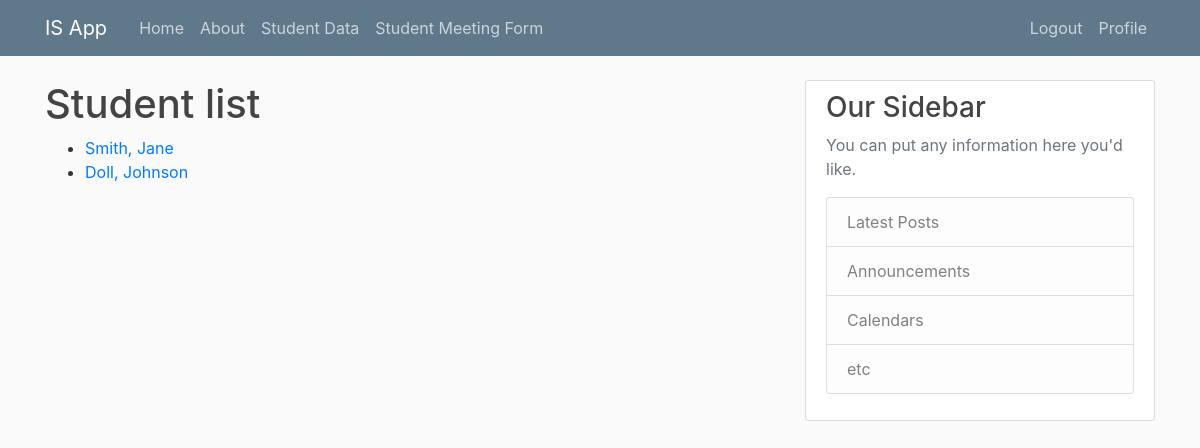
The page /checkin/data/ (signed in) on the database its author committed.
### checkin/models.py (models this page shows, shortened)
class Student(models.Model):
    first_name = models.CharField(max_length=50, help_text="Student first name.")
    last_name = models.CharField(max_length=50, help_text="Student last name.")
    course = models.ManyToManyField(Course, help_text="Select courses student is enrolled in.", blank=True, default='')
    def get_absolute_url(self):
        return reverse("checkin-student-detail", args=[str(self.id)])

### checkin/views.py (the view)
# urls.py: path('data/', login_required(views.Data.as_view()), name='checkin-data'),
class Data(generic.ListView):
    model = Student

### checkin/templates/checkin/student_list.html
{% extends "checkin/base.html" %}
{% block content %}
<h1>Student list</h1>
    {% if student_list %}
    <ul>
        {% for student in student_list %}
        <li>
            <a href="{{ student.get_absolute_url }}"> {{student.last_name}}, {{student.first_name}}</a>
        </li>
        {% endfor %}
    </ul>
    {% else %}
        <p> There are no students.</p>
    {% endif %}
{% endblock content %}

### checkin/static/checkin/main.css (style rules this page uses)
body { background: #fafafa; color: #333333; margin-top: 5rem; }
h1, h2, h3, h4, h5, h6 { color: #444444; }
ul { margin: 0; }

### rows shown on the page
Student: last_name "Smith", first_name "Jane"
Student: last_name "Doll", first_name "Johnson"
